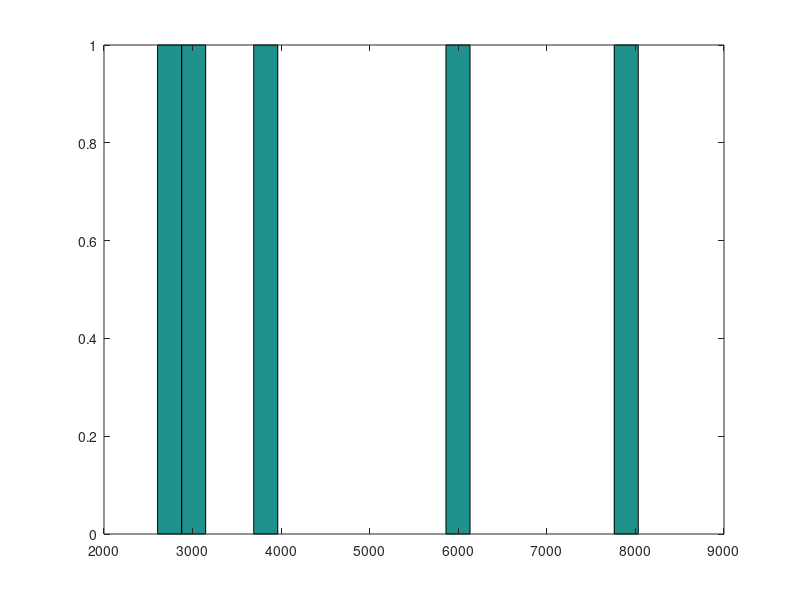

Here is the MATLAB script that generated this plot: (Note: this script raises an error after producing the figure.)
%% function [] = RSA_ITI
% Edited code from Maureen, creates jitters for pre-post RSA in RewCon
% experiment
%
% Mean is 4000 ms but range is from 2000ms to 8000 ms -- these are
% hardcoded below and will need to be changed for different studies
%
% MCI 09/01/13

function [] = RSA_ITI

savedir = input('Savedir: ');
trial_no = input('Number of trials: '); % input number of trials in each run

jitflag = 1;
while jitflag == 1
    jitters = exprnd(2000,trial_no,1);
    if max(jitters) < 8000, jitflag = 0; end % ensure all jitters < 10s
end
jitters = jitters + 2000;
jitters = round(jitters);
hist(jitters,20);

ITI = jitters-(mean(jitters)-4000);

save([savedir '/ABCDCon_jitter.mat'],'ITI');

end